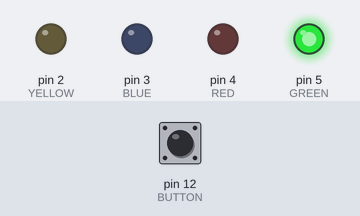
Bench run of a sketch on a simulated Arduino Uno, built with avr-gcc and run on an emulated ATmega328P. Shown: output pins drawn as LEDs (lit = HIGH). Inputs (shaded band) come from the test bench; at power-on: pin 12 (BUTTON) HIGH.

Above: at 1.2 s.
1.3 s: pin 12 (BUTTON) pulled LOW for 0.15 s
At 1.9 s:
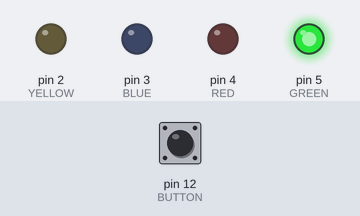
2.9 s: pin 12 (BUTTON) pulled LOW for 1 s
At 4.4 s:
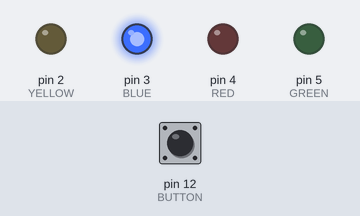
6.4 s: pin 12 (BUTTON) pulled LOW for 3.2 s
At 7.7 s:
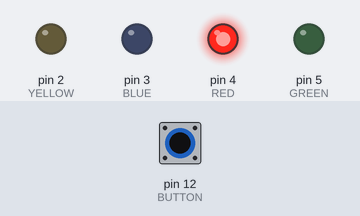
Timing chart, 0 to 10.5 s (numbered marks = the images above; inputs shaded):
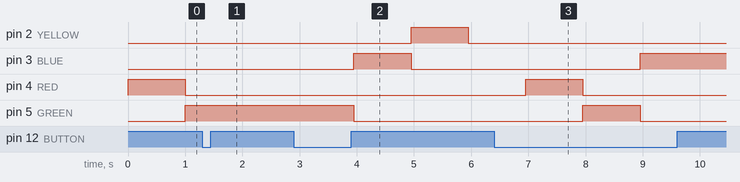

The sketch:

lab1.ino
```cpp
/* Applications and Computation for the Internet of Things 2019-2020
 * 1st Lab work: Building an embedded system (V1.3, Sep 2019)
 *
 * Group 11
 * Diogo Pereira (58122)
 * Pedro Carlos  (87556)
 */

const byte ALL_OFF = -1;
const byte RED     =  4;
const byte GREEN   =  5;
const byte BLUE    =  3;
const byte YELLOW  =  2;
const byte BUTTON  = 12;

// The sequence in which LEDs are lit
const byte SEQUENCE[] = {RED, GREEN, BLUE, YELLOW, ALL_OFF};
const size_t SEQUENCE_LEN = sizeof(SEQUENCE);

// Delay (in milliseconds) between each state transition
const unsigned long INTERVAL = 1000;

// How long we must see a new button state before accepting it
const unsigned long DEBOUNCE_INTERVAL = 50;


void setup() {
    pinMode(BUTTON, INPUT_PULLUP);

    // Initialize the outputs
    digitalWrite(RED, LOW);
    digitalWrite(GREEN, LOW);
    digitalWrite(BLUE, LOW);
    digitalWrite(YELLOW, LOW);

    pinMode(RED, OUTPUT);
    pinMode(GREEN, OUTPUT);
    pinMode(BLUE, OUTPUT);
    pinMode(YELLOW, OUTPUT);
}

void loop() {
    // The current position in the sequence
    static size_t sequence_pos = 0;

    byte led = SEQUENCE[sequence_pos];

    if (led >= 0) {
        digitalWrite(led, HIGH);
    }

    wait_loop();

    if (led >= 0) {
        digitalWrite(led, LOW);
    }

    if (++sequence_pos >= SEQUENCE_LEN) {
        sequence_pos = 0;
    }
}

void wait_loop() {
    // Initialize debouncing variables. These are marked static
    // so that their values are preserved over LED state changes.
    static byte button_current = HIGH;
    static byte button_previous = HIGH;
    static byte button_debounced = HIGH;
    static unsigned long switch_time = 0;

    // When the button is pressed, this flag is set to true, and
    // the sequence stops until the button is pressed again
    bool stopped = false;

    unsigned long start_time = millis();

    while (stopped || (millis() - start_time <= INTERVAL)) {
        // Read the button state
        button_current = digitalRead(BUTTON);

        // Debounce
        if (button_current != button_previous) {
            switch_time = millis();
        }

        if ((millis() - switch_time) >= DEBOUNCE_INTERVAL) {
            if (button_debounced == LOW && button_current == HIGH) {
                // When the button is released (LOW -> HIGH),
                // we toggle the stopped state.
                stopped = !stopped;
            }

            // Store the new debounced button state
            button_debounced = button_current;
        }

        button_previous = button_current;
    }
}
```

Measured:
- after the input at 1.3 s, pin 3 (BLUE): stays LOW (without the input it goes to HIGH after 0.70 s); pin 5 (GREEN): stays HIGH (without the input it goes to LOW after 0.70 s)
- after the input at 2.9 s, pin 2 (YELLOW): LOW → HIGH after 2.1 s, → LOW 1.0 s later; pin 3 (BLUE): LOW → HIGH after 1.0 s, → LOW 1.0 s later; pin 5 (GREEN): HIGH → LOW after 1.0 s
- after the input at 6.4 s, pin 2 (YELLOW): stops changing and stays LOW; pin 3 (BLUE): goes on until 9.0 s, then stays HIGH; pin 4 (RED): goes on until 8.0 s, then stays LOW; pin 5 (GREEN): goes on until 9.0 s, then stays LOW
